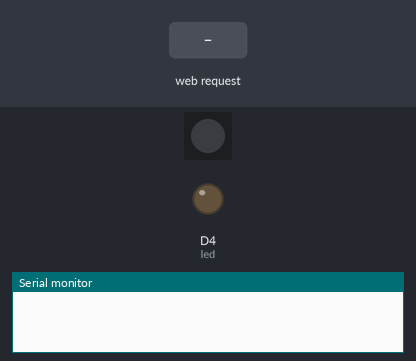
This program was run on a simulated ESP8266 (Wemos D1 mini). Parts: 1 RGB LEDs in strip order, left to right, output pins drawn as LEDs (lit = HIGH), the last lines printed to the serial monitor. The test bench sets the inputs (shaded band). Dim RGB values are drawn brighter than linear; WiFi joins after 1.5 s; servers stay silent unless stated.

Above: at 0.1 s.
At 2.7 s:
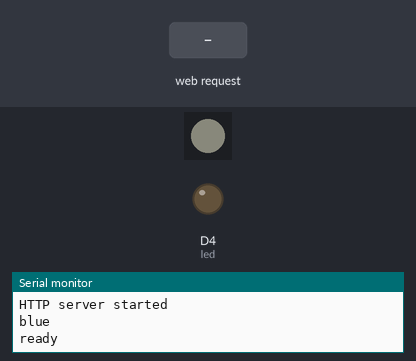
2.8 s: HTTP request GET / received
At 3.3 s:
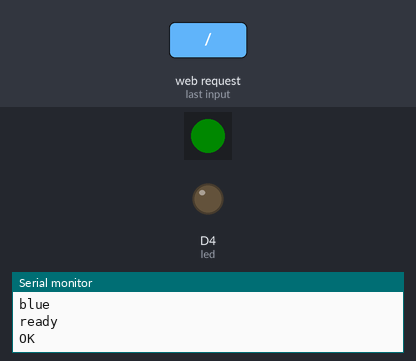
Timing chart, 0 to 5.8 s (numbered marks = the images above; inputs shaded):
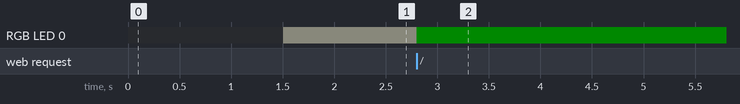

Measured:
- after the input at 2.8 s, RGB LED 0: RGB(10, 10, 9) → RGB(0, 10, 0) at once

The program:

main.cpp
```cpp
#include "wemos/wemos.h"
// Each of these is optional for the wemos target
#include "wemos/oled.h"
#include "wemos/rgbled.h"

#include <Arduino.h>

const char* ssid = "0722";
const char* password = "Davisct440";


// Seems like an odd choice to not abstract this into an implementation of the Arduino Webserver
// from https://github.com/platformio/platformio-examples/tree/develop/espressif/esp8266-webserver
#include <ESP8266WebServer.h>


ESP8266WebServer server(80);


void handleRoot() {
  setG();
  setLED(1);
  server.send(200, "text/plain", "hello from esp8266!");
  setLED(0);
  Serial.printf("OK\n");
}

void handleNotFound(){
  setR();
  setLED(1);
  String message = "File Not Found\n\n";
  message += "URI: ";
  message += server.uri();
  message += "\nMethod: ";
  message += (server.method() == HTTP_GET)?"GET":"POST";
  message += "\nArguments: ";
  message += server.args();
  message += "\n";
  for (uint8_t i=0; i<server.args(); i++){
    message += " " + server.argName(i) + ": " + server.arg(i) + "\n";
  }
  server.send(404, "text/plain", message);
  setLED(0);
  Serial.printf("404\n");
}

void setup(void){
  setupRGB();

  setupLED();
  setLED(0);

  Serial.begin(115200);

  setupWIFI(ssid, password);

  server.on("/", handleRoot);

  server.on("/inline", [](){
    server.send(200, "text/plain", "this works as well");
  });

  server.onNotFound(handleNotFound);

  server.begin();
  Serial.println("HTTP server started");

  setB();
  Serial.println("blue");
  // Disabling OLED as its breaking RGB - and its not as important to me yet
  //setupOLED();
  //Serial.println("OLED done");
  setWhite();
  Serial.println("ready");

}

void loop(void){
  updateWIFI();
  server.handleClient();
}
```

oled.cpp
```cpp
// OLED example from D1_mini_examples
#include <SPI.h>
#include <Wire.h>  // Include Wire if you're using I2C
#include <SFE_MicroOLED.h>  // Include the SFE_MicroOLED library
#include "oled.h"

#define PIN_RESET 255  // Connect RST to pin 9 (req. for SPI and I2C)
#define DC_JUMPER 1  // I2C Addres: 0 - 0x3C, 1 - 0x3D
#define PIN_DC    8  // Connect DC to pin 8 (required for SPI)
#define PIN_CS    10 // Connect CS to pin 10 (required for SPI)
// Also connect pin 13 to SCK and pin 11 to MOSI

//MicroOLED oled(PIN_RESET, PIN_DC, PIN_CS); // SPI declaration
MicroOLED oled(PIN_RESET, DC_JUMPER); // Example I2C declaration

// Center and print a small title
// This function is quick and dirty. Only works for titles one
// line long.
void printTitle(String title, int font)
{
  int middleX = oled.getLCDWidth() / 2;
  int middleY = oled.getLCDHeight() / 2;

  oled.clear(PAGE);
  oled.setFontType(font);
  // Try to set the cursor in the middle of the screen
  oled.setCursor(middleX - (oled.getFontWidth() * (title.length()/2)),
                 middleY - (oled.getFontWidth() / 2));
  // Print the title:
  oled.print(title);
  oled.display();
  //delay(1500);
  //oled.clear(PAGE);
}

// I2C is great, but will result in a much slower update rate. The
// slower framerate may be a worthwhile tradeoff, if you need more
// pins, though.
void setupOLED()
{
  // These three lines of code are all you need to initialize the
  // OLED and print the splash screen.

  // Before you can start using the OLED, call begin() to init
  // all of the pins and configure the OLED.
  oled.begin();
  // clear(ALL) will clear out the OLED's graphic memory.
  // clear(PAGE) will clear the Arduino's display buffer.
  oled.clear(ALL);  // Clear the display's memory (gets rid of artifacts)

  // To actually draw anything on the display, you must call the
  // display() function.
  oled.display();
return;
  //printTitle("Text!", 1);
  // Demonstrate font 0. 5x8 font
  oled.clear(PAGE);     // Clear the screen
  oled.setFontType(0);  // Set font to type 0
  oled.setCursor(0, 0); // Set cursor to top-left
  // There are 255 possible characters in the font 0 type.
  // Lets run through all of them and print them out!
  for (int i=0; i<=255; i++)
  {
    // You can write byte values and they'll be mapped to
    // their ASCII equivalent character.
//    oled.write(i);  // Write a byte out as a character
    Serial.printf("write(%d)\n", i);

    oled.display(); // Draw on the screen
    delay(10);      // Wait 10ms
    // We can only display 60 font 0 characters at a time.
    // Every 60 characters, pause for a moment. Then clear
    // the page and start over.
    if ((i%60 == 0) && (i != 0))
    {
      delay(500);           // Delay 500 ms
      oled.clear(PAGE);     // Clear the page
      oled.setCursor(0, 0); // Set cursor to top-left
    }
  }
  //delay(500);  // Wait 500ms before next example

}
```

oled.h
```cpp
void setupOLED();
```

rbgled.cpp
```cpp
// Wemost example http://www.esp8266learning.com/wemos-mini-ws2812b-example.php
#include <Adafruit_NeoPixel.h>
#define PIN D2
// How many NeoPixels are attached to the Arduino?
#define NUMPIXELS 1
Adafruit_NeoPixel pixels = Adafruit_NeoPixel(1, PIN, NEO_GRB + NEO_KHZ800);

void setupRGB() {
  pixels.begin();
}

unsigned short bright = 8;
void setWhite() {
  pixels.setPixelColor(0, pixels.Color(bright, bright, bright++));
  pixels.show();
}
void setR() {
  pixels.setPixelColor(0, pixels.Color(bright++,0,0));
  pixels.show();
}
void setG() {
  pixels.setPixelColor(0, pixels.Color(0, bright++,0));
  pixels.show();
}
void setB() {
  pixels.setPixelColor(0, pixels.Color(0,0,bright++));
  pixels.show();
}

// Not used (yet :) )
void rgbLED()
{
 int delayval = 500; // delay for half a second
 // For a set of NeoPixels the first NeoPixel is 0, second is 1, all the way up to the count of pixels minus one.

 for(int i=0;i<NUMPIXELS;i++)
 {
   // pixels.Color takes RGB values, from 0,0,0 up to 255,255,255
   pixels.setPixelColor(i, pixels.Color(0,255,0));
   pixels.show();
   delay(delayval);
   pixels.setPixelColor(i, pixels.Color(255,0,0));
   pixels.show();
   delay(delayval);
   pixels.setPixelColor(i, pixels.Color(0,0,255));
   pixels.show();
   delay(delayval);
 }
}
```

rgbled.h
```cpp
void setupRGB();
void setWhite();
void setR();
void setG();
void setB();
void rgbLED();
```

wemos.cpp
```cpp
#include <Arduino.h>
#include <ESP8266WiFi.h>
#include <WiFiClient.h>
#include <ESP8266WebServer.h>
#include <ESP8266mDNS.h>

MDNSResponder mdns;
// The single colour LED on the CPU board
const int led = LED_BUILTIN;
void setupLED() {
  pinMode(led, OUTPUT);
}
void setLED(unsigned short state) {
  digitalWrite(led, state);
}


void setupWIFI(const char *ssid, const char *password) {
  WiFi.begin(ssid, password);
  Serial.println("");
  // Wait for connection
  while (WiFi.status() != WL_CONNECTED) {
    delay(500);
    Serial.print(".");
  }
  Serial.println("");
  Serial.print("Connected to ");
  Serial.println(ssid);
  Serial.print("IP address: ");
  Serial.println(WiFi.localIP());

  if (mdns.begin("esp8266", WiFi.localIP())) {
    Serial.println("MDNS responder started");
    // look at http://bbs.espressif.com/viewtopic.php?t=485
    MDNS.addService("http", "tcp", 80);
  }
}

void updateWIFI() {
  mdns.update();
}
```

wemos.h
```cpp
void setupWIFI(const char *ssid, const char *password);
void updateWIFI();

void setupLED();
void setLED(unsigned short state);
```
